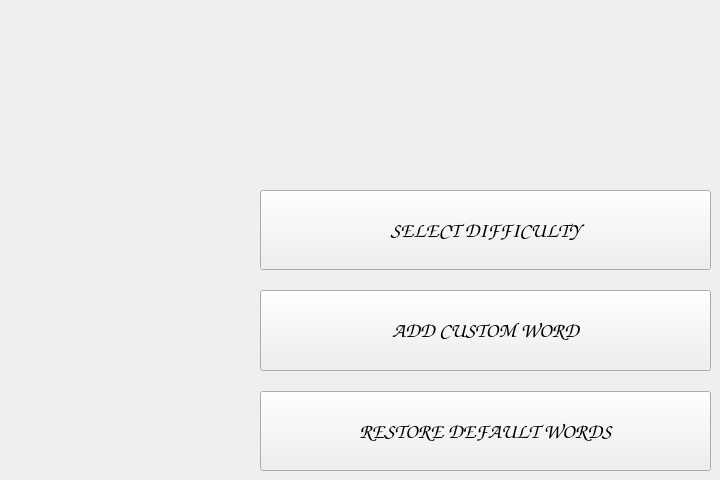
    <widget class="QWidget" name="pageSettings">
     <widget class="QWidget" name="layoutWidget">
      <property name="geometry">
       <rect>
        <x>260</x>
        <y>190</y>
        <width>451</width>
        <height>281</height>
       </rect>
      </property>
      <layout class="QVBoxLayout" name="verticalLayout">
       <property name="spacing">
        <number>20</number>
       </property>
       <item>
        <widget class="QPushButton" name="buttonDifficulty">
         <property name="enabled">
          <bool>true</bool>
         </property>
         <property name="sizePolicy">
          <sizepolicy hsizetype="Preferred" vsizetype="Preferred">
           <horstretch>0</horstretch>
           <verstretch>0</verstretch>
          </sizepolicy>
         </property>
         <property name="font">
          <font>
           <family>Comic Sans MS</family>
           <pointsize>16</pointsize>
           <bold>true</bold>
          </font>
         </property>
         <property name="text">
          <string>SELECT DIFFICULTY</string>
         </property>
        </widget>
       </item>
       <item>
        <widget class="QPushButton" name="buttonAddWord">
         <property name="enabled">
          <bool>true</bool>
         </property>
         <property name="sizePolicy">
          <sizepolicy hsizetype="Preferred" vsizetype="Preferred">
           <horstretch>0</horstretch>
           <verstretch>0</verstretch>
          </sizepolicy>
         </property>
         <property name="font">
          <font>
           <family>Comic Sans MS</family>
           <pointsize>16</pointsize>
           <bold>true</bold>
          </font>
         </property>
         <property name="text">
          <string>ADD CUSTOM WORD</string>
         </property>
        </widget>
       </item>
       <item>
        <widget class="QPushButton" name="buttonResetDict">
         <property name="enabled">
          <bool>true</bool>
         </property>
         <property name="sizePolicy">
          <sizepolicy hsizetype="Preferred" vsizetype="Preferred">
           <horstretch>0</horstretch>
           <verstretch>0</verstretch>
          </sizepolicy>
         </property>
         <property name="font">
          <font>
           <family>Comic Sans MS</family>
           <pointsize>16</pointsize>
           <bold>true</bold>
          </font>
         </property>
         <property name="text">
          <string>RESTORE DEFAULT WORDS</string>
         </property>
        </widget>
       </item>
      </layout>
     </widget>
    </widget>
